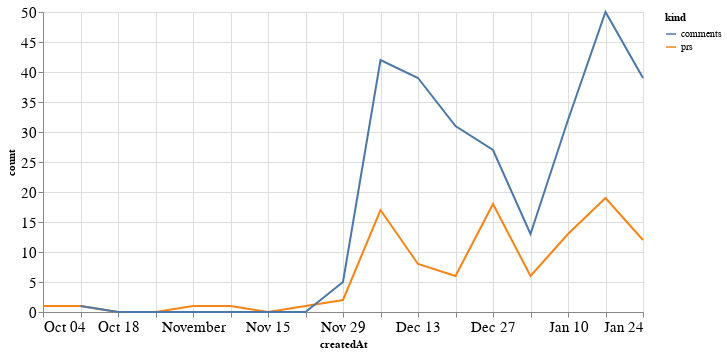

Here is the notebook cell this chart was saved with:
### Code cell
alt.Chart(total_time, width=600).mark_line().encode(
    x='createdAt',
    y='count',
    color='kind'
)

### Figure 1 — Vega-Lite specification as saved in the notebook (floating-point values rounded to 4 significant figures)
{"config": {"axisLeft": {"labelFontSize": 15}, "axisBottom": {"labelFontSize": 15}}, "data": {"name": "data-363560fce51afc7792496ed34ec8c593"}, "mark": "line", "encoding": {"color": {"type": "nominal", "field": "kind"}, "x": {"type": "temporal", "field": "createdAt"}, "y": {"type": "quantitative", "field": "count"}}, "width": 600, "$schema": "https://vega.github.io/schema/vega-lite/v4.8.1.json", "datasets": {"data-363560fce51afc7792496ed34ec8c593": [{"createdAt": "2020-10-04T00:00:00", "kind": "prs", "count": 1.0}, {"createdAt": "2020-10-11T00:00:00", "kind": "prs", "count": 1.0}, {"createdAt": "2020-10-18T00:00:00", "kind": "prs", "count": 0.0}, {"createdAt": "2020-10-25T00:00:00", "kind": "prs", "count": 0.0}, {"createdAt": "2020-11-01T00:00:00", "kind": "prs", "count": 1.0}, {"createdAt": "2020-11-08T00:00:00", "kind": "prs", "count": 1.0}, {"createdAt": "2020-11-15T00:00:00", "kind": "prs", "count": 0.0}, {"createdAt": "2020-11-22T00:00:00", "kind": "prs", "count": 1.0}, {"createdAt": "2020-11-29T00:00:00", "kind": "prs", "count": 2.0}, {"createdAt": "2020-12-06T00:00:00", "kind": "prs", "count": 17.0}, {"createdAt": "2020-12-13T00:00:00", "kind": "prs", "count": 8.0}, {"createdAt": "2020-12-20T00:00:00", "kind": "prs", "count": 6.0}, {"createdAt": "2020-12-27T00:00:00", "kind": "prs", "count": 18.0}, {"createdAt": "2021-01-03T00:00:00", "kind": "prs", "count": 6.0}, {"createdAt": "2021-01-10T00:00:00", "kind": "prs", "count": 13.0}, {"createdAt": "2021-01-17T00:00:00", "kind": "prs", "count": 19.0}, {"createdAt": "2021-01-24T00:00:00", "kind": "prs", "count": 12.0}, {"createdAt": "2020-10-04T00:00:00", "kind": "comments", "count": null}, {"createdAt": "2020-10-11T00:00:00", "kind": "comments", "count": 1.0}, {"createdAt": "2020-10-18T00:00:00", "kind": "comments", "count": 0.0}, {"createdAt": "2020-10-25T00:00:00", "kind": "comments", "count": 0.0}, {"createdAt": "2020-11-01T00:00:00", "kind": "comments", "count": 0.0}, {"createdAt": "2020-11-08T00:00:00", "kind": "comments", "count": 0.0}, {"createdAt": "2020-11-15T00:00:00", "kind": "comments", "count": 0.0}, {"createdAt": "2020-11-22T00:00:00", "kind": "comments", "count": 0.0}, {"createdAt": "2020-11-29T00:00:00", "kind": "comments", "count": 5.0}, {"createdAt": "2020-12-06T00:00:00", "kind": "comments", "count": 42.0}, {"createdAt": "2020-12-13T00:00:00", "kind": "comments", "count": 39.0}, {"createdAt": "2020-12-20T00:00:00", "kind": "comments", "count": 31.0}, {"createdAt": "2020-12-27T00:00:00", "kind": "comments", "count": 27.0}, {"createdAt": "2021-01-03T00:00:00", "kind": "comments", "count": 13.0}, {"createdAt": "2021-01-10T00:00:00", "kind": "comments", "count": 32.0}, {"createdAt": "2021-01-17T00:00:00", "kind": "comments", "count": 50.0}, {"createdAt": "2021-01-24T00:00:00", "kind": "comments", "count": 39.0}]}}
